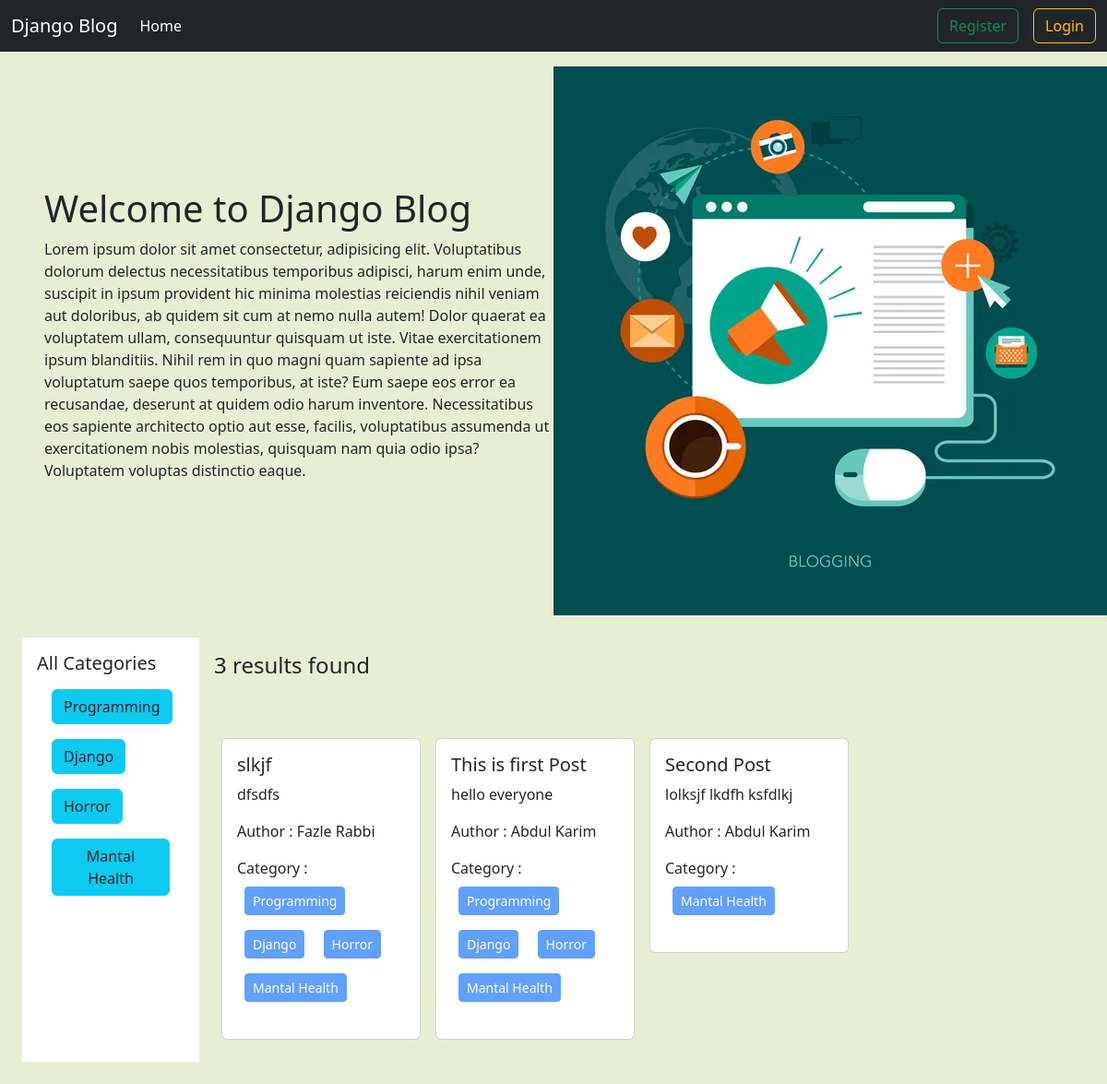
The page / on the database its author committed.
### categories/models.py (models this page shows, shortened)
class Category(models.Model):
    name=models.CharField(max_length=100)
    slug=models.SlugField(max_length=100,unique=True,null=True,blank=True)

### posts/models.py (models this page shows, shortened)
class Post(models.Model):
    title=models.CharField(max_length=100)
    content=models.TextField()
    category=models.ManyToManyField(Category) #akta post multiple categorir moddhe thakte pare abar akta categorier moddhe mlutiple post thekte pare
    author=models.ForeignKey(User ,on_delete=models.CASCADE)

### bolg_project/views.py (the view, shortened to what this page needs)
# urls.py: 2. Add a URL to urlpatterns:  path('', views.home, name='home')
def home(request, category_slug = None): # initially dhore nicchi je category_slug None thakbe karon hocche user first time home page e asle se normal page dekhbe, se filter korte chaile category te click korlei sei category er slug ta capture korbo ar seta tokhn ar None thakbe na
    data = Post.objects.all() # sob post gula ke niye aslam
    categories = Category.objects.all() # sob category dekhabo
    return render(request, 'home.html', {'data' : data, 'category' : categories})

### templates/home.html
{% extends 'base.html' %}
{% load static %}
{% block content %}
<div class="d-flex flex-wrap px-5 pt-3 align-items-center">
  <div class="col-6">
    <h1>Welcome to Django Blog</h1>
    <p>Lorem ipsum dolor sit amet consectetur, adipisicing elit. Voluptatibus dolorum delectus necessitatibus temporibus adipisci, harum enim unde, suscipit in ipsum provident hic minima molestias reiciendis nihil veniam aut doloribus, ab quidem sit cum at nemo nulla autem! Dolor quaerat ea voluptatem ullam, consequuntur quisquam ut iste. Vitae exercitationem ipsum blanditiis. Nihil rem in quo magni quam sapiente ad ipsa voluptatum saepe quos temporibus, at iste? Eum saepe eos error ea recusandae, deserunt at quidem odio harum inventore. Necessitatibus eos sapiente architecto optio aut esse, facilis, voluptatibus assumenda ut exercitationem nobis molestias, quisquam nam quia odio ipsa? Voluptatem voluptas distinctio eaque.</p>
  </div>
  <div class="col-6">
<img src="{% static 'header.jpg' %}" />
  </div>
</div>
<div class="d-flex flex-wrap p-4">
  <div class="col-2 bg-white p-3" >
    <h5>All Categories</h5>
    {% for cat in category %}
    <ul class="list-group list-group-flush">
      <li class="list-group-item"><a href="{% url 'category_wise_post' cat.slug %}" class=" btn btn-info text-decoration-none text-dark" >{{cat.name}}</a></li>
    </ul>
    {% endfor %}
  </div>
  <div class="col-10 p-3">
    <h4>{{data | length}} results found</h4>
    <div class="d-flex flex-wrap pt-5">
      {% for post in data %}
      <div class="col-sm-3">
        <div class="card m-2">
          <div class="card-body">
            <h5 class="card-title">{{post.title}}</h5>
            <p class="card-text">{{post.content}}</p>
            <p>Author : {{post.author.first_name}} {{post.author.last_name}}</p>
            <p>
              Category : {% for cat in post.category.all %}
              <button class="btn btn-primary btn-sm m-2" disabled>
                {{cat.name}}
              </button>
              {% endfor %}
            </p>
          </div>
        </div>
      </div>
      {% endfor %}
    </div>
  </div>
</div>
{% endblock %}

### templates/base.html (shortened to what this page needs)
<!doctype html>
<html lang="en">
  <head>
    <link href="https://cdn.jsdelivr.net/npm/bootstrap@5.3.3/dist/css/bootstrap.min.css" rel="stylesheet">
  </head>
  <body style="background-color:#e2edccd6">
    <nav class="navbar navbar-expand-lg navbar-dark bg-dark">
        <div class="container-fluid">
          <a class="navbar-brand" href="#">Django Blog</a>
          <div class="collapse navbar-collapse" id="navbarSupportedContent">
            <ul class="navbar-nav me-auto mb-2 mb-lg-0">
              <li class="nav-item">
                <a class="nav-link active" aria-current="page" href="{% url 'homepage' %}">Home</a>
              </li>
            </ul>
            <div class="d-flex gap-3">
              {% if user.is_authenticated %}:
              <a href="{% url "profile" %}"  class="btn btn-outline-warning" >Profile</a>
              <a href="{% url "user_logout" %}"  class="btn btn-outline-warning" >Logout</a>
              {% else %}:
              <a href="{% url "Registar" %}" class="btn btn-outline-success" >Register</a>
              <a href="{% url "login" %}"  class="btn btn-outline-warning" >Login</a>
              {% endif %}
            </div>
          </div>
        </div>
      </nav>
    {% block content %}
    {% endblock  %}
  </body>
</html>

### rows shown on the page
Category: name "Programming"
Category: name "Django"
Category: name "Horror"
Category: name "Mantal Health"
Post: title "slkjf", content "dfsdfs", author.first_name "Fazle", author.last_name "Rabbi"
Post: title "This is first Post", content "hello everyone", author.first_name "Abdul", author.last_name "Karim"
Post: title "Second Post", content "lolksjf lkdfh ksfdlkj", author.first_name "Abdul", author.last_name "Karim"

### other values the page prints
{{ data | length }} "3"
